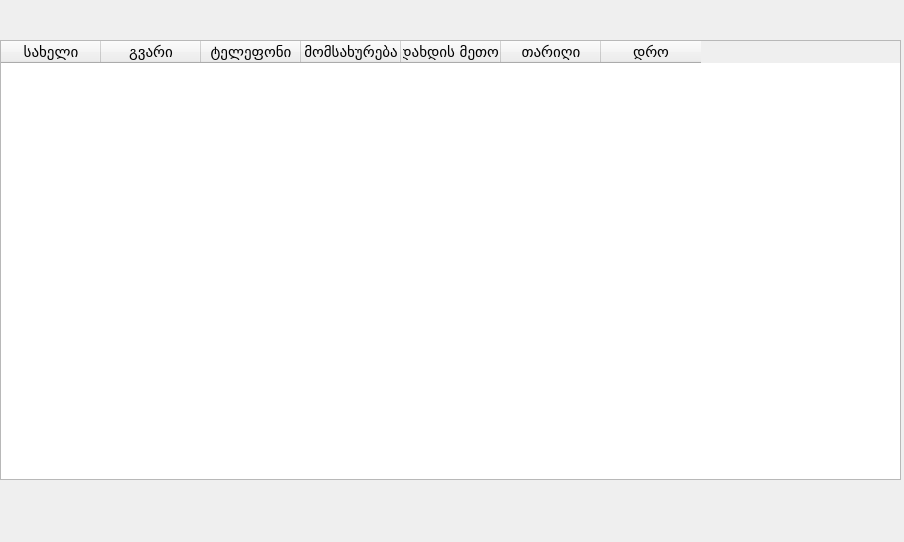
<?xml version="1.0" encoding="UTF-8"?>
<ui version="4.0">
 <class>Form</class>
 <widget class="QWidget" name="Form">
  <property name="geometry">
   <rect>
    <x>0</x>
    <y>0</y>
    <width>904</width>
    <height>542</height>
   </rect>
  </property>
  <property name="windowTitle">
   <string>Form</string>
  </property>
  <widget class="QTableWidget" name="all_appointments">
   <property name="geometry">
    <rect>
     <x>0</x>
     <y>40</y>
     <width>901</width>
     <height>440</height>
    </rect>
   </property>
   <property name="sizePolicy">
    <sizepolicy hsizetype="Expanding" vsizetype="Expanding">
     <horstretch>0</horstretch>
     <verstretch>0</verstretch>
    </sizepolicy>
   </property>
   <property name="maximumSize">
    <size>
     <width>1001</width>
     <height>16777215</height>
    </size>
   </property>
   <property name="baseSize">
    <size>
     <width>0</width>
     <height>0</height>
    </size>
   </property>
   <property name="font">
    <font>
     <family>BPG Nino Mtavruli</family>
     <pointsize>11</pointsize>
    </font>
   </property>
   <property name="styleSheet">
    <string notr="true"/>
   </property>
   <property name="sortingEnabled">
    <bool>true</bool>
   </property>
   <attribute name="horizontalHeaderVisible">
    <bool>true</bool>
   </attribute>
   <attribute name="verticalHeaderVisible">
    <bool>true</bool>
   </attribute>
   <column>
    <property name="text">
     <string>სახელი</string>
    </property>
    <property name="font">
     <font>
      <family>BPG Nino Mtavruli</family>
      <pointsize>11</pointsize>
     </font>
    </property>
   </column>
   <column>
    <property name="text">
     <string>გვარი</string>
    </property>
    <property name="font">
     <font>
      <family>BPG Nino Mtavruli</family>
      <pointsize>11</pointsize>
     </font>
    </property>
   </column>
   <column>
    <property name="text">
     <string>ტელეფონი</string>
    </property>
    <property name="font">
     <font>
      <family>BPG Nino Mtavruli</family>
      <pointsize>11</pointsize>
     </font>
    </property>
   </column>
   <column>
    <property name="text">
     <string>მომსახურება</string>
    </property>
    <property name="font">
     <font>
      <family>BPG Nino Mtavruli</family>
      <pointsize>11</pointsize>
     </font>
    </property>
   </column>
   <column>
    <property name="text">
     <string>გადახდის მეთოდი</string>
    </property>
    <property name="font">
     <font>
      <family>BPG Nino Mtavruli</family>
      <pointsize>11</pointsize>
     </font>
    </property>
   </column>
   <column>
    <property name="text">
     <string>თარიღი</string>
    </property>
    <property name="font">
     <font>
      <family>BPG Nino Mtavruli</family>
      <pointsize>11</pointsize>
     </font>
    </property>
   </column>
   <column>
    <property name="text">
     <string>დრო</string>
    </property>
    <property name="font">
     <font>
      <family>BPG Nino Mtavruli</family>
      <pointsize>11</pointsize>
     </font>
    </property>
   </column>
  </widget>
 </widget>
 <resources/>
 <connections/>
</ui>
